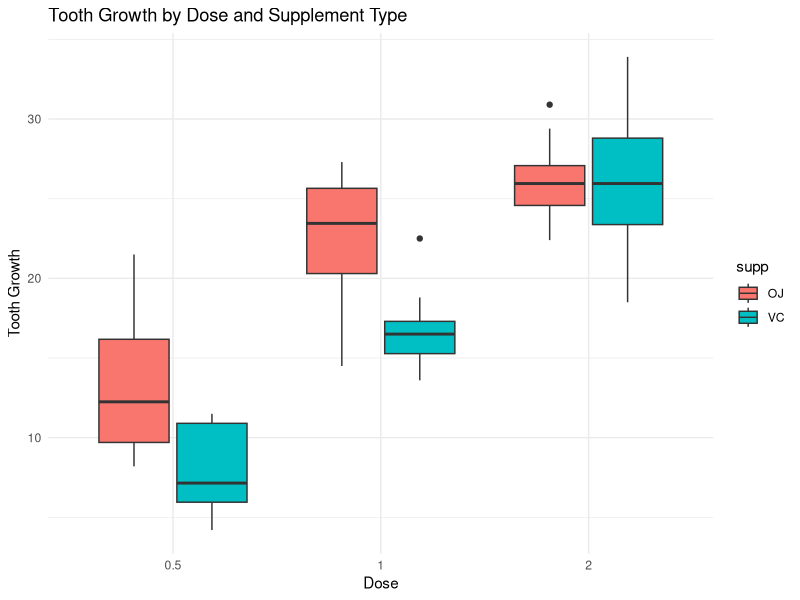

Write the R code that produced this figure.
## ---- chunk 1
knitr::opts_chunk$set(echo = TRUE, warning = FALSE, message = FALSE)
library(ggplot2)
## ---- chunk 2
data("ToothGrowth")
head(ToothGrowth)
## ---- chunk 3
ggplot(ToothGrowth, aes(x=factor(dose), y=len, fill=supp)) +
  geom_boxplot() +
  labs(x = "Dose", y = "Tooth Growth", title = "Tooth Growth by Dose and Supplement Type") +
  theme_minimal()
## ---- chunk 4
t_test_results <- lapply(unique(ToothGrowth$dose), function(dose_level) {
  data_subset <- subset(ToothGrowth, dose == dose_level)
  t.test(len ~ supp, data = data_subset)
})
print(t_test_results)
## ---- chunk 5
shapiro_test_results <- lapply(unique(ToothGrowth$dose), function(dose_level) {
  data_subset <- subset(ToothGrowth, dose == dose_level)
  shapiro.test(data_subset$len)
})
print(shapiro_test_results)
